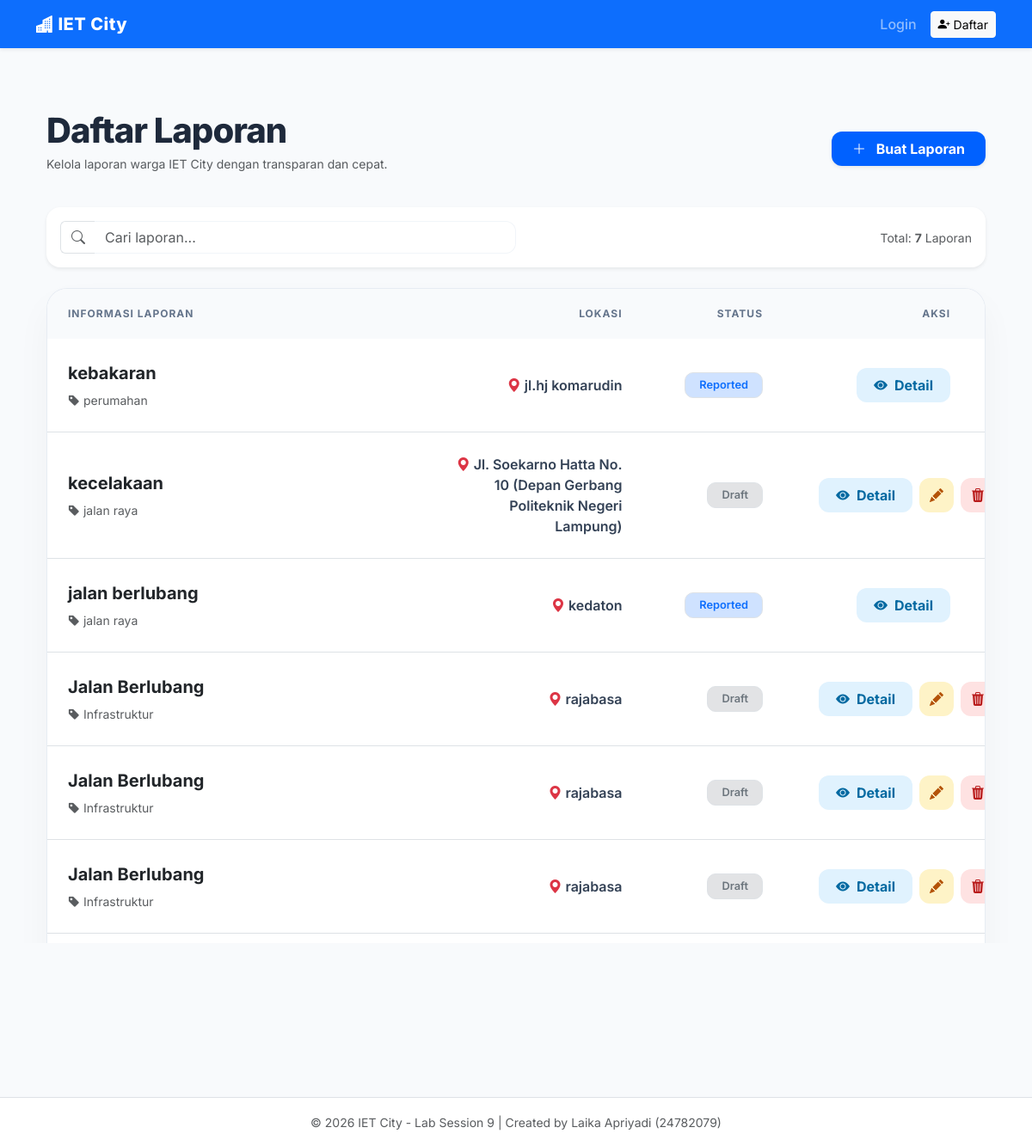
The page /reports/ on the database its author committed.
### main_app/models.py (models this page shows)
class Report(models.Model):
    title = models.CharField(max_length=200)
    category = models.CharField(max_length=100)
    description = models.TextField()
    location = models.CharField(max_length=200)
    reporter = models.ForeignKey(
        settings.AUTH_USER_MODEL,
        on_delete=models.CASCADE,
        related_name='reports',
        null=True,
        blank=True
    )
    status = models.CharField(
        max_length=20,
        choices=STATUS_CHOICES,
        default='REPORTED'
    )
    created_at = models.DateTimeField(auto_now_add=True)
    updated_at = models.DateTimeField(auto_now=True)

### main_app/views.py (the view)
# urls.py: path('reports/', views.ReportListView.as_view(), name='report_list'),
class ReportListView(ListView):
    model = Report
    template_name = 'main_app/report_list.html'
    context_object_name = 'reports'

### main_app/templates/main_app/report_list.html (shortened to what this page needs)
{% extends 'base.html' %}
{% block content %}
<div class="container py-5 fade-in">
    <div class="d-flex justify-content-between align-items-center mb-4">
        <div>
            <h1 class="page-title mb-1">Daftar Laporan</h1>
            <p class="text-muted small">Kelola laporan warga IET City dengan transparan dan cepat.</p>
        </div>
        <a href="{% url 'report_create' %}" class="btn btn-primary px-4 py-2 shadow-sm fw-bold" style="border-radius: 12px; background: var(--primary-blue); border: none;">
            <i class="bi bi-plus-lg me-2"></i> Buat Laporan
        </a>
    </div>
    <div class="mb-4 bg-white p-3 rounded-4 shadow-sm d-flex justify-content-between align-items-center">
        <div class="input-group w-50">
            <span class="input-group-text bg-transparent border-end-0 text-muted"><i class="bi bi-search"></i></span>
            <input type="text" id="searchInput" class="form-control border-start-0 shadow-none" style="border: 1px solid #f1f5f9; border-radius: 0 12px 12px 0;" placeholder="Cari laporan...">
        </div>
        <div class="text-muted small">Total: <strong>{{ reports|length }}</strong> Laporan</div>
    </div>
    <div class="table-container">
        <table class="table mb-0" id="reportTable" style="table-layout: fixed; width: 100%;">
            <thead>
                <tr>
                    <th style="width: 40%" class="ps-4">Informasi Laporan</th>
                    <th style="width: 25%" class="text-end-custom">Lokasi</th>
                    <th style="width: 15%" class="text-end-custom">Status</th>
                    <th style="width: 20%" class="text-end-custom">Aksi</th>
                </tr>
            </thead>
            <tbody>
                {% for report in reports %}
                <tr>
                    <td class="ps-4">
                        <div class="fw-bold text-dark fs-5 mb-1">{{ report.title }}</div>
                        <span class="text-muted small"><i class="bi bi-tag-fill"></i> {{ report.category|default:"Umum" }}</span>
                    </td>
                    <td class="text-end-custom fw-semibold">
                        <i class="bi bi-geo-alt-fill text-danger"></i> {{ report.location }}
                    </td>
                    <td class="text-end-custom">
                        {% if report.status == 'DRAFT' %}
                            <span class="badge badge-modern bg-secondary-subtle text-secondary border">Draft</span>
                        {% elif report.status == 'REPORTED' %}
                            <span class="badge badge-modern bg-primary-subtle text-primary border">Reported</span>
                        {% elif report.status == 'IN_PROGRESS' %}
                            <span class="badge badge-modern bg-warning-subtle text-warning-emphasis border">In Progress</span>
                        {% elif report.status == 'RESOLVED' %}
                            <span class="badge badge-modern bg-success-subtle text-success border">Resolved</span>
                        {% else %}
                            <span class="badge badge-modern bg-light text-dark border">{{ report.status }}</span>
                        {% endif %}
                    </td>
                    <td class="text-end-custom">
                        <div class="btn-action-group">
                            <button class="btn-custom btn-detail-blue btn-detail"
                                    data-title="{{ report.title }}"
                                    data-location="{{ report.location }}"
                                    data-status="{{ report.get_status_display }}"
                                    data-description="{{ report.description }}">
                                <i class="bi bi-eye-fill me-2"></i> Detail
                            </button>
                            {% if user.is_staff %}
                                <a href="{% url 'report_update' report.pk %}" class="btn-custom btn-edit-yellow" title="Edit"><i class="bi bi-pencil-fill"></i></a>
                                <a href="{% url 'report_delete' report.pk %}" class="btn-custom btn-delete-red" title="Hapus" onclick="return confirm('Hapus laporan ini?')"><i class="bi bi-trash3-fill"></i></a>
                            {% elif report.status == 'DRAFT' %}
                                <a href="{% url 'report_update' report.pk %}" class="btn-custom btn-edit-yellow" title="Edit"><i class="bi bi-pencil-fill"></i></a>
                                <a href="{% url 'report_delete' report.pk %}" class="btn-custom btn-delete-red" title="Hapus" onclick="return confirm('Hapus draf ini?')"><i class="bi bi-trash3-fill"></i></a>
                            {% endif %}
                        </div>
                    </td>
                </tr>
                {% empty %}
                <tr>
                    <td colspan="4" class="text-center py-5 text-muted">Belum ada laporan masuk.</td>
                </tr>
                {% endfor %}
            </tbody>
        </table>
    </div>
</div>
{% endblock %}

### templates/base.html (style rules this page uses)
body { background-color: #f4f7f6; font-family: 'Segoe UI', Tahoma, Geneva, Verdana, sans-serif; min-height: 100vh; display: flex; flex-direction: column; }

### main_app/templates/main_app/report_list.html (style rules this page uses)
:root { --primary-blue: #0061ff; --soft-bg: #f8fafc; }
body { font-family: 'Inter', sans-serif; background-color: var(--soft-bg); }
.page-title { font-weight: 800; color: #1e293b; letter-spacing: -1px; }
.table-container { background: white; border-radius: 24px; overflow: hidden; box-shadow: 0 20px 40px rgba(0,0,0,0.04); border: 1px solid rgba(226, 232, 240, 0.8); }
.table thead th { background-color: #f8fafc; color: #64748b; text-transform: uppercase; font-size: 0.75rem; font-weight: 700; letter-spacing: 1px; padding: 20px 25px; border: none; }
.table tbody td { padding: 25px; vertical-align: middle; color: #334155; }
.text-end-custom { text-align: right !important; padding-right: 40px !important; }
.badge-modern { padding: 8px 16px; border-radius: 10px; font-weight: 600; font-size: 0.8rem; }
.btn-action-group { display: inline-flex; gap: 8px; }
.btn-custom { height: 40px; display: inline-flex; align-items: center; justify-content: center; border-radius: 12px; font-weight: 700; transition: 0.3s; border: none; }
.btn-detail-blue { background: #e0f2fe; color: #0369a1; padding: 0 20px; }
.btn-edit-yellow { background: #fef3c7; color: #b45309; width: 40px; }
.btn-delete-red { background: #fee2e2; color: #b91c1c; width: 40px; }
.fade-in { animation: fadeIn 0.6s ease-out forwards; }

### rows shown on the page
Report: title "kebakaran", category "perumahan", location "jl.hj komarudin", status "Reported"
Report: title "kecelakaan", category "jalan raya", location "Jl. Soekarno Hatta No. 10 (Depan Gerbang Politeknik Negeri Lampung)", status "Draft"
Report: title "jalan berlubang", category "jalan raya", location "kedaton", status "Reported"
Report: title "Jalan Berlubang", category "Infrastruktur", location "rajabasa", status "Draft"
Report: title "Jalan Berlubang", category "Infrastruktur", location "rajabasa", status "Draft"
Report: title "Jalan Berlubang", category "Infrastruktur", location "rajabasa", status "Draft"

### other values the page prints
{{ reports|length }} "7"
